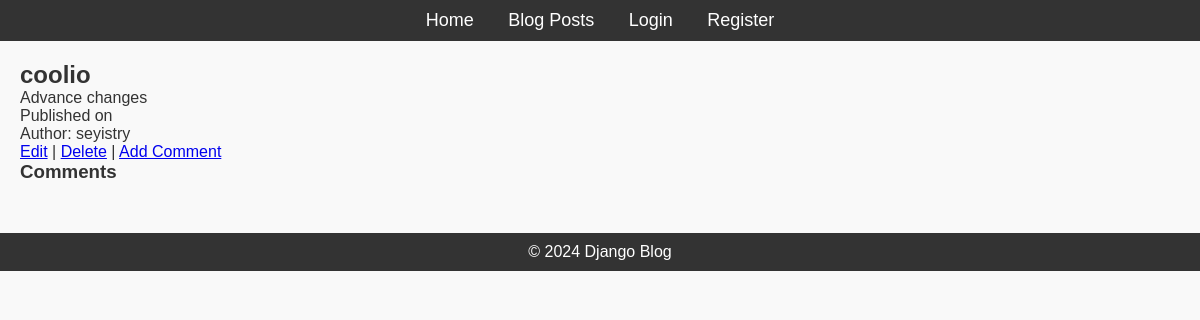
The page /blog/post/13 on the database as committed earlier.
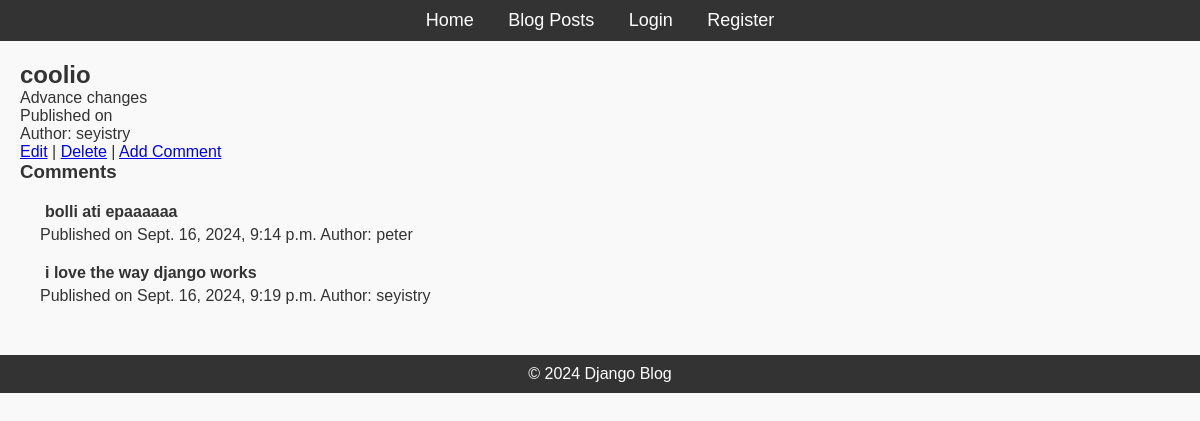
The same page on the database as committed later.
### blog/models.py (models this page shows, shortened)
class Post(models.Model):
    title = models.CharField(max_length=200)
    content = models.TextField()
    published_date = models.DateTimeField(auto_now_add=True)
    author = models.ForeignKey(User, on_delete=models.CASCADE)
    post_tags = TaggableManager()

class Comment(models.Model):
    post = models.ForeignKey(
        Post, on_delete=models.CASCADE, related_name='comments')
    author = models.ForeignKey(User, on_delete=models.CASCADE)
    content = models.TextField()
    created_at = models.DateTimeField(auto_now_add=True)
    updated_at = models.DateTimeField(auto_now=True)

### blog/views.py (the view)
# urls.py: path('post/<int:pk>', views.postDetailView.as_view(), name='post_detail'),
class postDetailView(DetailView):
    model = Post
    template_name = 'blog/post_detail.html'

### blog/templates/blog/post_detail.html (shortened to what this page needs)
{% extends 'blog/base.html' %}
{% block content %}
	<h2>{{ post.title }}</h2>
	<p>{{ post.content }}</p>
	<p>Published on {{ post.date_published }}</p>
	<p>Author: {{ post.author }}</p>
	<a href="{% url 'post_edit' post.id %}">Edit</a>
	<span> | </span>
	<a href="{% url 'post_delete' post.id %}">Delete</a>
	<span> | </span>
	<a href="{% url 'comment_new' post.id %}">Add Comment</a>
	<h3>Comments</h3>
	{% for comment in post.comments.all %}
	<div style="padding-left: 20px; margin-top: 20px;">
	 	<h4 style="margin: 5px">{{ comment.content }}</h4>
		<span>Published on {{ comment.created_at }}</span>
		<span>Author: {{ comment.author }}</span>
	</div>
	{% endfor %}
{% endblock %}

### blog/templates/blog/base.html (shortened to what this page needs)
{% load static %}
<!DOCTYPE html>
<html lang="en">
<head>
    <link rel="stylesheet" href="{% static 'css/styles.css' %}">
</head>
<body>
    <header>
        <nav>
            <ul>
                <li><a href="{% url 'home' %}">Home</a></li>
                <li><a href="{% url 'posts' %}">Blog Posts</a></li>
                <li><a href="{% url 'login' %}">Login</a></li>
                <li><a href="{% url 'register' %}">Register</a></li>
            </ul>
        </nav>
    </header>
    <div class="content">
        {% block content %}{% endblock %}
    </div>
    <footer>
        <p>&copy; 2024 Django Blog</p>
    </footer>
</body>
</html>

### blog/static/css/styles.css (style rules this page uses)
* { margin: 0; padding: 0; box-sizing: border-box; }
body { font-family: Arial, sans-serif; background-color: #f9f9f9; color: #333; }
header { background-color: #333; padding: 10px; text-align: center; }
header nav ul { list-style-type: none; }
header nav ul li { display: inline; margin: 0 15px; }
header nav ul li a { color: white; text-decoration: none; font-size: 18px; }
.content { margin: 20px; }
footer { text-align: center; margin-top: 50px; padding: 10px; background-color: #333; color: white; }

Rows that differ between the two databases and show on the page:
added Comment: content "bolli ati epaaaaaa", created_at "Sept. 16, 2024, 9:14 p.m.", author "peter"
added Comment: content "i love the way django works", created_at "Sept. 16, 2024, 9:19 p.m.", author "seyistry"
